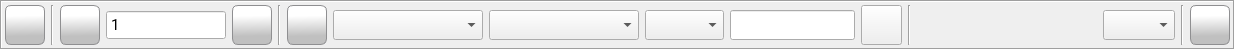
     <widget class="QFrame" name="bottom_conrtol_frame">
      <property name="sizePolicy">
       <sizepolicy hsizetype="Expanding" vsizetype="Fixed">
        <horstretch>0</horstretch>
        <verstretch>0</verstretch>
       </sizepolicy>
      </property>
      <property name="minimumSize">
       <size>
        <width>0</width>
        <height>50</height>
       </size>
      </property>
      <property name="maximumSize">
       <size>
        <width>16777215</width>
        <height>50</height>
       </size>
      </property>
      <property name="font">
       <font>
        <family>Roboto</family>
        <pointsize>10</pointsize>
        <weight>50</weight>
        <bold>false</bold>
       </font>
      </property>
      <property name="autoFillBackground">
       <bool>false</bool>
      </property>
      <property name="styleSheet">
       <string notr="true"/>
      </property>
      <property name="frameShape">
       <enum>QFrame::Box</enum>
      </property>
      <property name="frameShadow">
       <enum>QFrame::Sunken</enum>
      </property>
      <layout class="QHBoxLayout" name="horizontalLayout">
       <property name="leftMargin">
        <number>3</number>
       </property>
       <property name="topMargin">
        <number>3</number>
       </property>
       <property name="rightMargin">
        <number>3</number>
       </property>
       <property name="bottomMargin">
        <number>3</number>
       </property>
       <item>
        <widget class="QPushButton" name="btn_last">
         <property name="sizePolicy">
          <sizepolicy hsizetype="Fixed" vsizetype="Expanding">
           <horstretch>0</horstretch>
           <verstretch>0</verstretch>
          </sizepolicy>
         </property>
         <property name="minimumSize">
          <size>
           <width>40</width>
           <height>40</height>
          </size>
         </property>
         <property name="cursor">
          <cursorShape>PointingHandCursor</cursorShape>
         </property>
         <property name="toolTip">
          <string>Wsześnijszy</string>
         </property>
         <property name="styleSheet">
          <string>QPushButton {
border: 1px solid #8f8f91;
border-radius: 6px;
background-color: qlineargradient(spread:pad, x1:0.529318, y1:1, x2:0.511909, y2:0.262, stop:0.295455 rgba(192, 192, 192, 255), stop:1 rgba(255, 255, 255, 255))
}
QPushButton:hover {
border: 1px solid #8f8f91;
border-radius: 6px;
background-color: qlineargradient(spread:pad, x1:0.507, y1:0.937, x2:0.489, y2:0.08, stop:0 rgba(207, 207, 207, 255), stop:1 rgba(255, 255, 255, 255))
 }
QPushButton:pressed {
border: 1px solid #8f8f91;
border-radius: 6px;
 background-color: qlineargradient(spread:pad, x1:0.513, y1:0, x2:0.495, y2:0.886, stop:0.306818 rgba(208, 208, 208, 255), stop:1 rgba(255, 255, 255, 255))
}</string>
         </property>
         <property name="text">
          <string/>
         </property>
         <property name="icon">
          <iconset resource="../res/main_form.qrc">
           <normaloff>:/icons/res/icon/_previous.png</normaloff>:/icons/res/icon/_previous.png</iconset>
         </property>
         <property name="iconSize">
          <size>
           <width>30</width>
           <height>30</height>
          </size>
         </property>
        </widget>
       </item>
       <item>
        <widget class="Line" name="line">
         <property name="orientation">
          <enum>Qt::Vertical</enum>
         </property>
        </widget>
       </item>
       <item>
        <widget class="QPushButton" name="btn_previous">
         <property name="sizePolicy">
          <sizepolicy hsizetype="Fixed" vsizetype="Expanding">
           <horstretch>0</horstretch>
           <verstretch>0</verstretch>
          </sizepolicy>
         </property>
         <property name="minimumSize">
          <size>
           <width>40</width>
           <height>40</height>
          </size>
         </property>
         <property name="cursor">
          <cursorShape>PointingHandCursor</cursorShape>
         </property>
         <property name="toolTip">
          <string>Poprzedni</string>
         </property>
         <property name="styleSheet">
          <string>QPushButton {
border: 1px solid #8f8f91;
border-radius: 6px;
background-color: qlineargradient(spread:pad, x1:0.529318, y1:1, x2:0.511909, y2:0.262, stop:0.295455 rgba(192, 192, 192, 255), stop:1 rgba(255, 255, 255, 255))
}
QPushButton:hover {
border: 1px solid #8f8f91;
border-radius: 6px;
background-color: qlineargradient(spread:pad, x1:0.507, y1:0.937, x2:0.489, y2:0.08, stop:0 rgba(207, 207, 207, 255), stop:1 rgba(255, 255, 255, 255))
 }
QPushButton:pressed {
border: 1px solid #8f8f91;
border-radius: 6px;
 background-color: qlineargradient(spread:pad, x1:0.513, y1:0, x2:0.495, y2:0.886, stop:0.306818 rgba(208, 208, 208, 255), stop:1 rgba(255, 255, 255, 255))
}</string>
         </property>
         <property name="text">
          <string/>
         </property>
         <property name="icon">
          <iconset resource="../res/main_form.qrc">
           <normaloff>:/icons/res/icon/up.png</normaloff>:/icons/res/icon/up.png</iconset>
         </property>
         <property name="iconSize">
          <size>
           <width>30</width>
           <height>30</height>
          </size>
         </property>
        </widget>
       </item>
       <item>
        <widget class="QSpinBox" name="spbx_search">
         <property name="sizePolicy">
          <sizepolicy hsizetype="Fixed" vsizetype="Fixed">
           <horstretch>0</horstretch>
           <verstretch>0</verstretch>
          </sizepolicy>
         </property>
         <property name="minimumSize">
          <size>
           <width>120</width>
           <height>30</height>
          </size>
         </property>
         <property name="maximumSize">
          <size>
           <width>120</width>
           <height>30</height>
          </size>
         </property>
         <property name="font">
          <font>
           <family>Tahoma</family>
           <pointsize>11</pointsize>
           <weight>50</weight>
           <bold>false</bold>
          </font>
         </property>
         <property name="cursor">
          <cursorShape>PointingHandCursor</cursorShape>
         </property>
         <property name="mouseTracking">
          <bool>false</bool>
         </property>
         <property name="focusPolicy">
          <enum>Qt::ClickFocus</enum>
         </property>
         <property name="contextMenuPolicy">
          <enum>Qt::DefaultContextMenu</enum>
         </property>
         <property name="toolTip">
          <string>Numer teczki</string>
         </property>
         <property name="layoutDirection">
          <enum>Qt::LeftToRight</enum>
         </property>
         <property name="frame">
          <bool>true</bool>
         </property>
         <property name="alignment">
          <set>Qt::AlignLeading|Qt::AlignLeft|Qt::AlignVCenter</set>
         </property>
         <property name="buttonSymbols">
          <enum>QAbstractSpinBox::NoButtons</enum>
         </property>
         <property name="keyboardTracking">
          <bool>false</bool>
         </property>
         <property name="showGroupSeparator" stdset="0">
          <bool>false</bool>
         </property>
         <property name="minimum">
          <number>1</number>
         </property>
         <property name="maximum">
          <number>999999999</number>
         </property>
        </widget>
       </item>
       <item>
        <widget class="QPushButton" name="btn_next">
         <property name="sizePolicy">
          <sizepolicy hsizetype="Fixed" vsizetype="Expanding">
           <horstretch>0</horstretch>
           <verstretch>0</verstretch>
          </sizepolicy>
         </property>
         <property name="minimumSize">
          <size>
           <width>40</width>
           <height>40</height>
          </size>
         </property>
         <property name="cursor">
          <cursorShape>PointingHandCursor</cursorShape>
         </property>
         <property name="toolTip">
          <string>Następny</string>
         </property>
         <property name="styleSheet">
          <string>QPushButton {
border: 1px solid #8f8f91;
border-radius: 6px;
background-color: qlineargradient(spread:pad, x1:0.529318, y1:1, x2:0.511909, y2:0.262, stop:0.295455 rgba(192, 192, 192, 255), stop:1 rgba(255, 255, 255, 255))
}
QPushButton:hover {
border: 1px solid #8f8f91;
border-radius: 6px;
background-color: qlineargradient(spread:pad, x1:0.507, y1:0.937, x2:0.489, y2:0.08, stop:0 rgba(207, 207, 207, 255), stop:1 rgba(255, 255, 255, 255))
 }
QPushButton:pressed {
border: 1px solid #8f8f91;
border-radius: 6px;
 background-color: qlineargradient(spread:pad, x1:0.513, y1:0, x2:0.495, y2:0.886, stop:0.306818 rgba(208, 208, 208, 255), stop:1 rgba(255, 255, 255, 255))
}</string>
         </property>
         <property name="text">
          <string/>
         </property>
         <property name="icon">
          <iconset resource="../res/main_form.qrc">
           <normaloff>:/icons/res/icon/down.png</normaloff>:/icons/res/icon/down.png</iconset>
         </property>
         <property name="iconSize">
          <size>
           <width>30</width>
           <height>30</height>
          </size>
         </property>
        </widget>
       </item>
       <item>
        <widget class="Line" name="line_bottom_frame_1">
         <property name="orientation">
          <enum>Qt::Vertical</enum>
         </property>
        </widget>
       </item>
       <item>
        <widget class="QPushButton" name="btn_reset">
         <property name="sizePolicy">
          <sizepolicy hsizetype="Fixed" vsizetype="Expanding">
           <horstretch>0</horstretch>
           <verstretch>0</verstretch>
          </sizepolicy>
         </property>
         <property name="minimumSize">
          <size>
           <width>40</width>
           <height>40</height>
          </size>
         </property>
         <property name="maximumSize">
          <size>
           <width>100</width>
           <height>16777215</height>
          </size>
         </property>
         <property name="font">
          <font>
           <family>Roboto</family>
           <pointsize>10</pointsize>
           <weight>50</weight>
           <bold>false</bold>
          </font>
         </property>
         <property name="cursor">
          <cursorShape>PointingHandCursor</cursorShape>
         </property>
         <property name="toolTip">
          <string>Reset</string>
         </property>
         <property name="styleSheet">
          <string>QPushButton {
border: 1px solid #8f8f91;
border-radius: 6px;
background-color: qlineargradient(spread:pad, x1:0.529318, y1:1, x2:0.511909, y2:0.262, stop:0.295455 rgba(192, 192, 192, 255), stop:1 rgba(255, 255, 255, 255))
}
QPushButton:hover {
border: 1px solid #8f8f91;
border-radius: 6px;
background-color: qlineargradient(spread:pad, x1:0.507, y1:0.937, x2:0.489, y2:0.08, stop:0 rgba(207, 207, 207, 255), stop:1 rgba(255, 255, 255, 255))
 }
QPushButton:pressed {
border: 1px solid #8f8f91;
border-radius: 6px;
 background-color: qlineargradient(spread:pad, x1:0.513, y1:0, x2:0.495, y2:0.886, stop:0.306818 rgba(208, 208, 208, 255), stop:1 rgba(255, 255, 255, 255))
}</string>
         </property>
         <property name="icon">
          <iconset resource="../res/main_form.qrc">
           <normaloff>:/icons/res/icon/transfer.png</normaloff>:/icons/res/icon/transfer.png</iconset>
         </property>
         <property name="iconSize">
          <size>
           <width>30</width>
           <height>30</height>
          </size>
         </property>
         <property name="checkable">
          <bool>false</bool>
         </property>
         <property name="checked">
          <bool>false</bool>
         </property>
        </widget>
       </item>
       <item>
        <widget class="QComboBox" name="cbo_search_table">
         <property name="enabled">
          <bool>true</bool>
         </property>
         <property name="sizePolicy">
          <sizepolicy hsizetype="MinimumExpanding" vsizetype="Fixed">
           <horstretch>0</horstretch>
           <verstretch>0</verstretch>
          </sizepolicy>
         </property>
         <property name="minimumSize">
          <size>
           <width>150</width>
           <height>0</height>
          </size>
         </property>
         <property name="maximumSize">
          <size>
           <width>200</width>
           <height>30</height>
          </size>
         </property>
         <property name="font">
          <font>
           <family>Tahoma</family>
           <pointsize>11</pointsize>
           <weight>50</weight>
           <bold>false</bold>
          </font>
         </property>
         <property name="cursor">
          <cursorShape>PointingHandCursor</cursorShape>
         </property>
         <property name="toolTip">
          <string>Szukaj w tabeli</string>
         </property>
         <property name="editable">
          <bool>false</bool>
         </property>
         <property name="maxVisibleItems">
          <number>50</number>
         </property>
         <property name="sizeAdjustPolicy">
          <enum>QComboBox::AdjustToContents</enum>
         </property>
         <property name="placeholderText">
          <string>Tabela</string>
         </property>
         <property name="frame">
          <bool>true</bool>
         </property>
         <property name="modelColumn">
          <number>0</number>
         </property>
        </widget>
       </item>
       <item>
        <widget class="QComboBox" name="cbo_search_column">
         <property name="sizePolicy">
          <sizepolicy hsizetype="MinimumExpanding" vsizetype="Fixed">
           <horstretch>0</horstretch>
           <verstretch>0</verstretch>
          </sizepolicy>
         </property>
         <property name="minimumSize">
          <size>
           <width>150</width>
           <height>0</height>
          </size>
         </property>
         <property name="maximumSize">
          <size>
           <width>200</width>
           <height>30</height>
          </size>
         </property>
         <property name="font">
          <font>
           <family>Tahoma</family>
           <pointsize>11</pointsize>
           <weight>50</weight>
           <bold>false</bold>
          </font>
         </property>
         <property name="cursor">
          <cursorShape>PointingHandCursor</cursorShape>
         </property>
         <property name="toolTip">
          <string>Szukaj w kolumnie tabeli</string>
         </property>
         <property name="maxVisibleItems">
          <number>50</number>
         </property>
         <property name="sizeAdjustPolicy">
          <enum>QComboBox::AdjustToContents</enum>
         </property>
         <property name="placeholderText">
          <string>Kolumna</string>
         </property>
        </widget>
       </item>
       <item>
        <widget class="QComboBox" name="cbo_search_sql_operators">
         <property name="maximumSize">
          <size>
           <width>100</width>
           <height>30</height>
          </size>
         </property>
         <property name="font">
          <font>
           <family>Tahoma</family>
           <pointsize>11</pointsize>
           <weight>50</weight>
           <bold>false</bold>
          </font>
         </property>
         <property name="focusPolicy">
          <enum>Qt::WheelFocus</enum>
         </property>
         <property name="layoutDirection">
          <enum>Qt::LeftToRight</enum>
         </property>
         <property name="currentIndex">
          <number>-1</number>
         </property>
         <property name="sizeAdjustPolicy">
          <enum>QComboBox::AdjustToContents</enum>
         </property>
        </widget>
       </item>
       <item>
        <widget class="QLineEdit" name="txt_search_value">
         <property name="minimumSize">
          <size>
           <width>0</width>
           <height>30</height>
          </size>
         </property>
         <property name="font">
          <font>
           <family>Tahoma</family>
           <pointsize>11</pointsize>
           <weight>50</weight>
           <bold>false</bold>
          </font>
         </property>
         <property name="styleSheet">
          <string notr="true"/>
         </property>
         <property name="frame">
          <bool>true</bool>
         </property>
         <property name="placeholderText">
          <string/>
         </property>
         <property name="clearButtonEnabled">
          <bool>true</bool>
         </property>
        </widget>
       </item>
       <item>
        <widget class="QPushButton" name="btn_search">
         <property name="sizePolicy">
          <sizepolicy hsizetype="Fixed" vsizetype="Expanding">
           <horstretch>0</horstretch>
           <verstretch>0</verstretch>
          </sizepolicy>
         </property>
         <property name="minimumSize">
          <size>
           <width>40</width>
           <height>40</height>
          </size>
         </property>
         <property name="maximumSize">
          <size>
           <width>100</width>
           <height>16777215</height>
          </size>
         </property>
         <property name="font">
          <font>
           <family>Roboto</family>
           <pointsize>10</pointsize>
           <weight>50</weight>
           <bold>false</bold>
          </font>
         </property>
         <property name="cursor">
          <cursorShape>PointingHandCursor</cursorShape>
         </property>
         <property name="toolTip">
          <string>Wykonaj przeszukiwanie</string>
         </property>
         <property name="icon">
          <iconset resource="../res/main_form.qrc">
           <normaloff>:/icons/res/icon/filter.png</normaloff>:/icons/res/icon/filter.png</iconset>
         </property>
         <property name="iconSize">
          <size>
           <width>30</width>
           <height>30</height>
          </size>
         </property>
         <property name="checkable">
          <bool>true</bool>
         </property>
         <property name="checked">
          <bool>false</bool>
         </property>
        </widget>
       </item>
       <item>
        <widget class="Line" name="line_bottom_frame_2">
         <property name="orientation">
          <enum>Qt::Vertical</enum>
         </property>
        </widget>
       </item>
       <item>
        <widget class="QLabel" name="lbl_info">
         <property name="sizePolicy">
          <sizepolicy hsizetype="Expanding" vsizetype="Fixed">
           <horstretch>0</horstretch>
           <verstretch>0</verstretch>
          </sizepolicy>
         </property>
         <property name="minimumSize">
          <size>
           <width>140</width>
           <height>30</height>
          </size>
         </property>
         <property name="font">
          <font>
           <family>Tahoma</family>
           <pointsize>11</pointsize>
           <weight>50</weight>
           <bold>false</bold>
          </font>
         </property>
        </widget>
       </item>
       <item>
        <spacer name="hrscr_bottom_controls">
         <property name="orientation">
          <enum>Qt::Horizontal</enum>
         </property>
         <property name="sizeType">
          <enum>QSizePolicy::MinimumExpanding</enum>
         </property>
         <property name="sizeHint" stdset="0">
          <size>
           <width>40</width>
           <height>20</height>
          </size>
         </property>
        </spacer>
       </item>
       <item>
        <widget class="QComboBox" name="cbo_shortcuts">
         <property name="sizePolicy">
          <sizepolicy hsizetype="Expanding" vsizetype="Fixed">
           <horstretch>0</horstretch>
           <verstretch>0</verstretch>
          </sizepolicy>
         </property>
         <property name="minimumSize">
          <size>
           <width>0</width>
           <height>30</height>
          </size>
         </property>
        </widget>
       </item>
       <item>
        <widget class="Line" name="line_bottom_frame_3">
         <property name="orientation">
          <enum>Qt::Vertical</enum>
         </property>
        </widget>
       </item>
       <item>
        <widget class="QPushButton" name="btn_work_folder">
         <property name="minimumSize">
          <size>
           <width>40</width>
           <height>40</height>
          </size>
         </property>
         <property name="cursor">
          <cursorShape>PointingHandCursor</cursorShape>
         </property>
         <property name="toolTip">
          <string>Katalog roboczy</string>
         </property>
         <property name="styleSheet">
          <string notr="true">QPushButton {
border: 1px solid #8f8f91;
border-radius: 6px;
background-color: qlineargradient(spread:pad, x1:0.529318, y1:1, x2:0.511909, y2:0.262, stop:0.295455 rgba(192, 192, 192, 255), stop:1 rgba(255, 255, 255, 255))
}
QPushButton:hover {
border: 1px solid #8f8f91;
border-radius: 6px;
background-color: qlineargradient(spread:pad, x1:0.507, y1:0.937, x2:0.489, y2:0.08, stop:0 rgba(207, 207, 207, 255), stop:1 rgba(255, 255, 255, 255))
 }
QPushButton:pressed {
border: 1px solid #8f8f91;
border-radius: 6px;
 background-color: qlineargradient(spread:pad, x1:0.513, y1:0, x2:0.495, y2:0.886, stop:0.306818 rgba(208, 208, 208, 255), stop:1 rgba(255, 255, 255, 255))
}</string>
         </property>
         <property name="text">
          <string/>
         </property>
         <property name="icon">
          <iconset resource="../res/main_form.qrc">
           <normaloff>:/icons/res/icon/home.png</normaloff>:/icons/res/icon/home.png</iconset>
         </property>
         <property name="iconSize">
          <size>
           <width>30</width>
           <height>30</height>
          </size>
         </property>
        </widget>
       </item>
      </layout>
     </widget>
